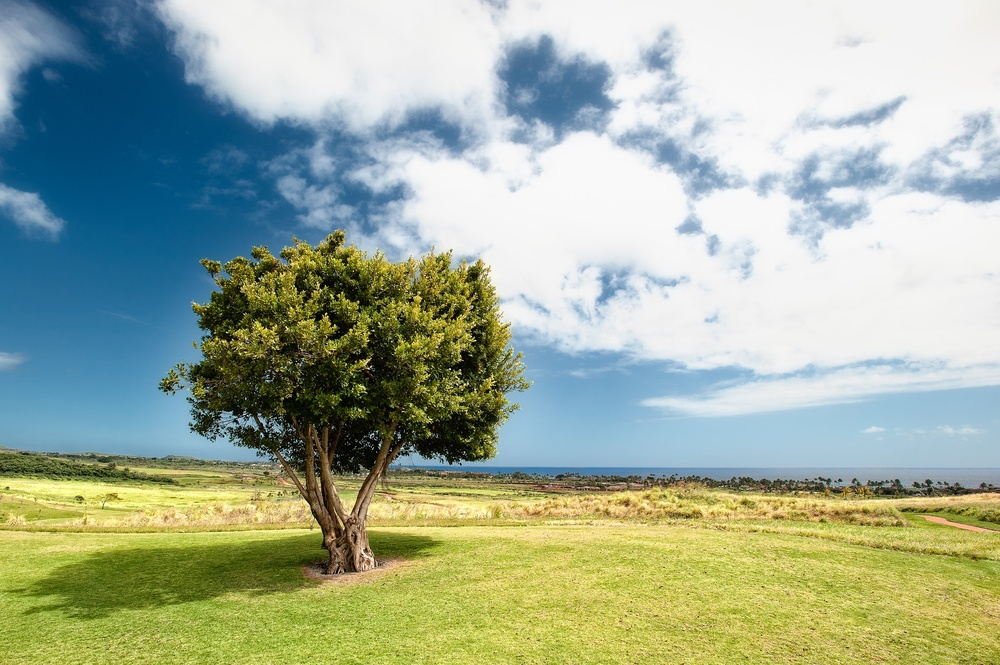
#> input picture images/jeffking.jpg, 1000 x 665 px, shrunk from 1952 x 1299 before the run
$ python image_salience.py --image images/jeffking.jpg
#> lines starting #> are read from the running program, lines starting #| are printed output that depends on the picture
import argparse
import cv2

# create the argument parser and parse the arguments
parser = argparse.ArgumentParser()
parser.add_argument("-i", "--image", required=True,
	help="path to input image")
args = vars(parser.parse_args())

# load the input image
img = cv2.imread(args["image"])
#> img is the input picture: shape (665, 1000, 3); mean B, G, R 154.5, 174.7, 160.4

# initialize OpenCV's static fine grained saliency detector and compute the saliency
saliency = cv2.saliency.StaticSaliencyFineGrained_create()
(success, saliencyMap) = saliency.computeSaliency(img)
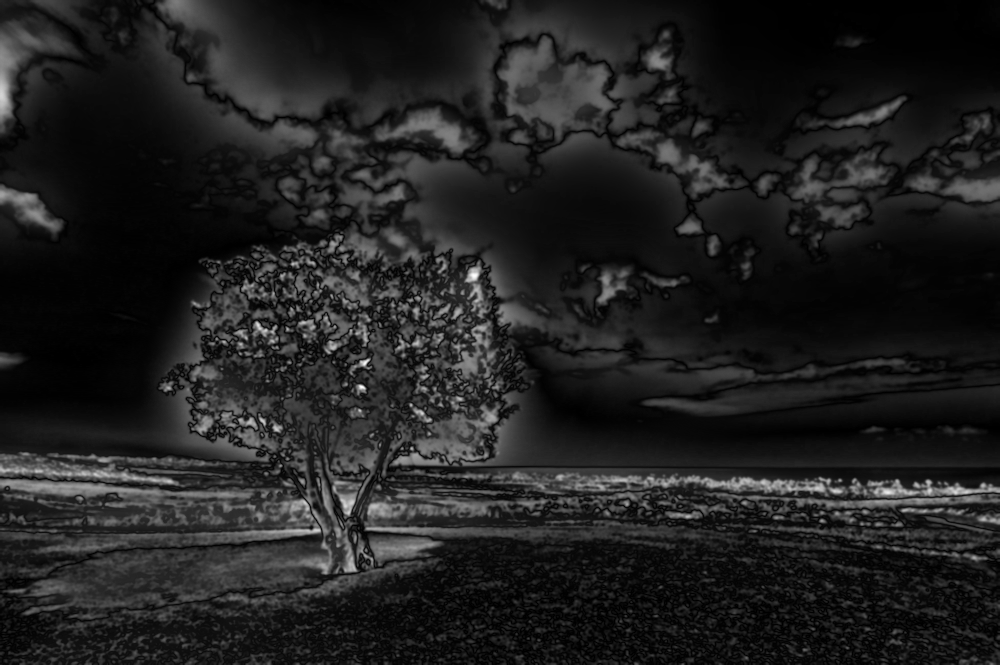
#> saliencyMap: shape (665, 1000) float32; min 0, max 1, mean 0.125
#> success = True

# show the images
cv2.imshow("Input", img)
cv2.imshow("Output", saliencyMap)
cv2.waitKey(0)
